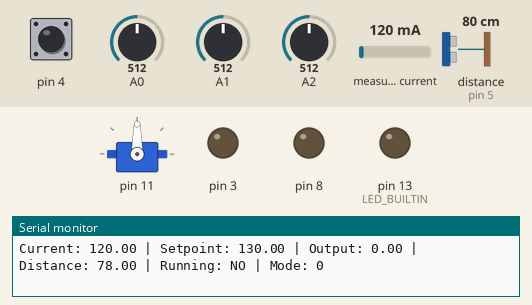
Bench run of a program on a simulated Arduino Uno, built with avr-gcc and run on an emulated ATmega328P. On the bench: servo, output pins drawn as LEDs (lit = HIGH), the last lines printed to the serial monitor. Wiring (inferred from the names in the program): ultrasonic range finder: trigger pin 6; echo pin 5. The test bench sets the inputs (shaded band); at power-on: pin 4 HIGH, distance to the obstacle (sensor on pin 5) 80 cm, measured current 120 mA, A1 = 512, A0 = 512, A2 = 512. The echo pulse lasts 58.3 µs per cm; pins used as bus, display or sensor lines are not drawn.

Above: at 1.2 s.
1.3 s: pin 4 pulled LOW for 0.15 s
At 1.8 s:
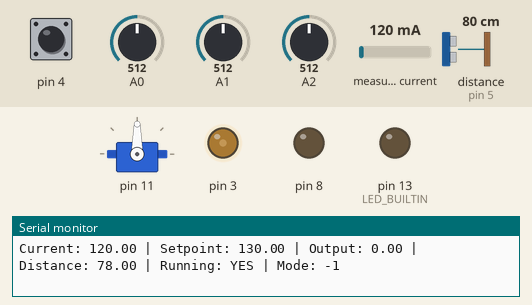
3.0 s: distance to the obstacle (sensor on pin 5) set to 15 cm
6.0 s: distance to the obstacle (sensor on pin 5) set to 11 cm
At 6.5 s:
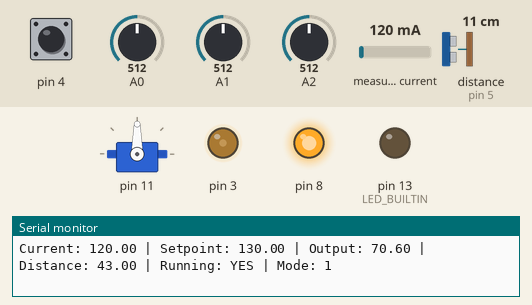
9.0 s: measured current set to 40 mA
12.0 s: measured current set to 500 mA
15.0 s: A1 set to 716
At 17.26 s:
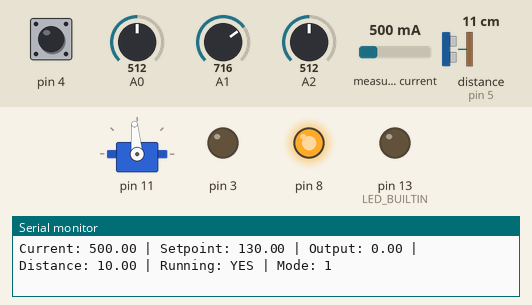
Timing chart, 0 to 20.9 s (numbered marks = the images above; inputs shaded):
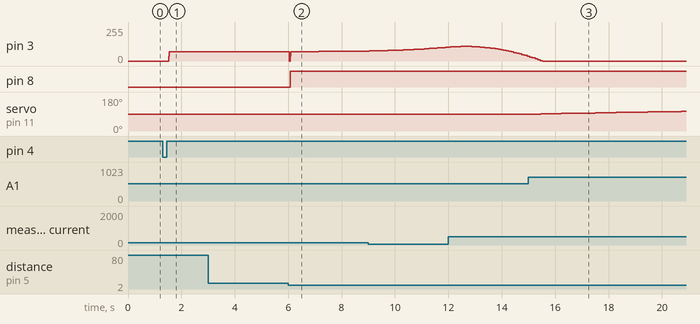

The program:

main.cpp
```cpp
#include <Arduino.h>
#include <Adafruit_INA219.h>
#include <movingAvg.h>
#include <Servo.h>

/**
 * @file main.cpp
 * @brief Sensor-controlled DC motor gripper with closed-loop grip force
 * @author Adil Wahab Bhatti
 * @version 4.1
 * @date 2026-09-03
 *
 * @description
 * Arduino gripper control system. An ultrasonic sensor decides when to close and
 * motor current is regulated to a setpoint to decide how hard, giving a grip that
 * holds without crushing. Pad force is sampled and filtered for logging but does
 * not feed the control loop. A joystick rotates the gripper and arms the system.
 *
 * @hardware
 * - Arduino Uno
 * - INA219 Current Sensor
 * - HC-SR04 Ultrasonic Sensor
 * - FSR Force Sensor
 * - Servo Motor
 * - DC Motor with Driver
 * - KY-023 Joystick Module
 *
 * @dependencies
 * - Adafruit_INA219 >= 1.2.3
 * - movingAvg >= 2.3.1
 * - Servo >= 1.2.1
 */

// ============================================================================
// CONFIGURATION & CONSTANTS
// ============================================================================

const bool DEBUG_ENABLED = true;

// Pin Definitions
namespace Pins
{
  const int SERVO = 11;
  const int MOTOR_PWM = 3;
  const int MOTOR_DIR = 8;
  const int FORCE_SENSOR = A0;
  const int ULTRASONIC_TRIG = 6;
  const int ULTRASONIC_ECHO = 5;
  const int JOYSTICK_X = A2;
  const int JOYSTICK_Y = A1;
  const int JOYSTICK_BUTTON = 4;
}

// System Limits & Thresholds
namespace Limits
{
  const int SERVO_MIN_ANGLE = 0;
  const int SERVO_MAX_ANGLE = 180;
  const int SERVO_START_ANGLE = 90;
  const int MOTOR_SPEED = 70;
  const int PWM_MIN = 0;
  const int PWM_MAX = 255;
  const float GRIP_DISTANCE_THRESHOLD = 12.0; // cm
  const float JOYSTICK_DEADZONE = 0.07;
  const float JOYSTICK_GRIP_THRESHOLD = 0.3;
  const float LOOSENING_TIMEOUT = 9000.0; // ms
}

// PID Controller Parameters
//
// All three gains are tunable. KP is the live one; KI and KD are currently zero:
//
//   - calculatePID() accumulates its result into the output, so the KP term
//     already supplies integral action. A KI term adds double-integral
//     behaviour on top of it.
//   - Current is smoothed by a 35-sample moving average and lags the true motor
//     current. Derivative action on a heavily filtered signal amplifies that lag
//     instead of damping the response.
//
// The gains carry units (PWM counts per mA of error, per iteration) and only
// mean anything against the real motor, gearbox and pad.
namespace PID
{
  const double KP = 0.02;     // tunable
  const double KI = 0.00;     // tunable
  const double KD = 0.000000; // tunable
  const float SETPOINT = 130.0; // mA
}

// Moving Average Buffer Sizes
namespace BufferSizes
{
  const int CURRENT = 35;
  const int FORCE = 20;
  const int DISTANCE = 100;
}

// ============================================================================
// TYPES & ENUMS
// ============================================================================

// TIGHTENING covers the whole closing-and-holding phase: the controller regulates
// continuously while an object is present and does not latch a separate held state.
enum class GripperMode
{
  OFF = 0,
  TIGHTENING = 1,
  LOOSENING = -1,
  LOOSENED = -2
};

struct SensorData
{
  float current = 0.0;
  float avgCurrent = 0.0;
  float distance = 0.0;
  float avgDistance = 0.0;
  int force = 0;
  int avgForce = 0;
  float joystickX = 0.0;
  float joystickY = 0.0;
  bool buttonPressed = false;
};

struct SystemState
{
  bool running = false;
  GripperMode gripperMode = GripperMode::OFF;
  float servoAngle = Limits::SERVO_START_ANGLE;
  double pidOutput = 0.0;
  double error = 0.0;
  double prevError = 0.0;
  double integral = 0.0;
  unsigned long currentTime = 0;
  unsigned long prevTime = 0;
  float deltaTimeMs = 0.0; // milliseconds; KI and KD are scaled in these units
  float looseningTime = 0.0; // milliseconds
};

// ============================================================================
// GLOBAL OBJECTS
// ============================================================================

Adafruit_INA219 currentSensor;
Servo servoMotor;
movingAvg currentFilter(BufferSizes::CURRENT);
movingAvg forceFilter(BufferSizes::FORCE);
movingAvg distanceFilter(BufferSizes::DISTANCE);

SensorData sensors;
SystemState state;

// ============================================================================
// UTILITY FUNCTIONS
// ============================================================================

float readUltrasonicDistance(int trigPin, int echoPin)
{
  digitalWrite(trigPin, LOW);
  delayMicroseconds(2);
  digitalWrite(trigPin, HIGH);
  delayMicroseconds(10);
  digitalWrite(trigPin, LOW);

  // Timeout caps the blocking wait: the HC-SR04's ~4 m ceiling is a ~23 ms
  // round trip, so 25 ms bounds the loop instead of pulseIn's 1 s default.
  long duration = pulseIn(echoPin, HIGH, 25000UL);
  if (duration == 0)
  {
    return 0.0; // No echo within range; treated as "no reading" by the caller.
  }
  return (duration * 0.034) / 2.0;
}

float getJoystickRatio(int pin)
{
  float rawValue = analogRead(pin);
  return (rawValue * 2.0 / 1023.0) - 1.0;
}

void updateSensors()
{
  sensors.current = currentSensor.getCurrent_mA();
  if (sensors.current != 0)
  {
    sensors.avgCurrent = currentFilter.reading(sensors.current);
  }

  sensors.distance = readUltrasonicDistance(Pins::ULTRASONIC_TRIG, Pins::ULTRASONIC_ECHO);
  if (sensors.distance != 0)
  {
    sensors.avgDistance = distanceFilter.reading(sensors.distance);
  }

  sensors.force = analogRead(Pins::FORCE_SENSOR);
  sensors.avgForce = forceFilter.reading(sensors.force);

  sensors.joystickX = getJoystickRatio(Pins::JOYSTICK_X);
  sensors.joystickY = getJoystickRatio(Pins::JOYSTICK_Y);
  sensors.buttonPressed = (digitalRead(Pins::JOYSTICK_BUTTON) == LOW);
}

void updateTiming()
{
  state.prevTime = state.currentTime;
  state.currentTime = micros();
  state.deltaTimeMs = (state.currentTime - state.prevTime) / 1000.0;
}

/**
 * Incremental (velocity-form) controller: the result is added to the previous
 * output rather than written to it, which shifts the order of action of every
 * term by one.
 *
 *   KP term -> integral action    (accumulating a proportional term integrates)
 *   KI term -> double-integral action
 *   KD term -> proportional action
 *
 * With KI and KD at zero the loop runs as pure integral action with gain KP,
 * driving steady-state current error to zero and holding the grip. A true
 * velocity-form PI would take the proportional part as KP * (error - prevError).
 *
 * constrain() clamps the accumulator itself, bounding integral wind-up in place
 * rather than only limiting what reaches the motor.
 */
void calculatePID()
{
  state.prevError = state.error;
  state.error = PID::SETPOINT - sensors.avgCurrent;

  double proportional = PID::KP * state.error;
  state.integral += PID::KI * state.error * state.deltaTimeMs;

  // KD is applied before the division, so a zero interval evaluates 0.0 / 0.0 as
  // NaN rather than zero, and NaN survives constrain() to reach analogWrite().
  double derivative = 0.0;
  if (state.deltaTimeMs > 0.0)
  {
    derivative = PID::KD * (state.error - state.prevError) / state.deltaTimeMs;
  }

  double pidValue = proportional + state.integral + derivative;
  state.pidOutput += pidValue;
  state.pidOutput = constrain(state.pidOutput, Limits::PWM_MIN, Limits::PWM_MAX);
}

// ============================================================================
// MOTOR CONTROL
// ============================================================================

void stopGripper()
{
  analogWrite(Pins::MOTOR_PWM, 0);
}

void startTightening()
{
  stopGripper();
  delay(25);

  state.gripperMode = GripperMode::TIGHTENING;
  digitalWrite(Pins::MOTOR_DIR, HIGH);

  analogWrite(Pins::MOTOR_PWM, Limits::MOTOR_SPEED * 0.5);
  delay(25);
  analogWrite(Pins::MOTOR_PWM, Limits::MOTOR_SPEED);
  delay(25);

  state.integral = 0;
  state.pidOutput = Limits::MOTOR_SPEED;
}

void startLoosening()
{
  stopGripper();
  delay(25);

  state.gripperMode = GripperMode::LOOSENING;
  digitalWrite(Pins::MOTOR_DIR, LOW);

  analogWrite(Pins::MOTOR_PWM, Limits::MOTOR_SPEED * 0.5);
  delay(25);
  analogWrite(Pins::MOTOR_PWM, Limits::MOTOR_SPEED);

  state.looseningTime = 0;
}

void controlGripper()
{
  // Triggers on the instantaneous reading; the 100-sample distance average adds
  // roughly a second of lag to a grip trigger and is kept for logging only. The
  // > 0 guard is required because readUltrasonicDistance() returns 0.0 on echo
  // timeout, which is below the threshold and would otherwise clamp the gripper
  // shut whenever the ultrasonic sensor drops out.
  bool objectInRange = (sensors.distance > 0.0) &&
                       (sensors.distance < Limits::GRIP_DISTANCE_THRESHOLD) &&
                       (abs(sensors.joystickX) < Limits::JOYSTICK_GRIP_THRESHOLD);

  if (objectInRange)
  {
    if (state.gripperMode != GripperMode::TIGHTENING)
    {
      startTightening();
    }
    else
    {
      calculatePID();
      analogWrite(Pins::MOTOR_PWM, state.pidOutput);
      delay(10);
    }
  }
  else if (state.gripperMode != GripperMode::LOOSENED)
  {
    if (state.gripperMode != GripperMode::LOOSENING)
    {
      startLoosening();
    }
    else
    {
      state.looseningTime += state.deltaTimeMs;
      if (state.looseningTime > Limits::LOOSENING_TIMEOUT)
      {
        state.gripperMode = GripperMode::LOOSENED;
        stopGripper();
        state.servoAngle = Limits::SERVO_START_ANGLE;
        servoMotor.write(state.servoAngle);
      }
    }
  }
}

void controlServo()
{
  if (abs(sensors.joystickY) > Limits::JOYSTICK_DEADZONE)
  {
    state.servoAngle += (sensors.joystickY * 0.6);
    state.servoAngle = constrain(state.servoAngle, Limits::SERVO_MIN_ANGLE, Limits::SERVO_MAX_ANGLE);
    servoMotor.write(state.servoAngle);
  }
}

void handleSystemToggle()
{
  static bool prevButtonState = false;

  if (sensors.buttonPressed && !prevButtonState)
  {
    state.running = !state.running;

    while (digitalRead(Pins::JOYSTICK_BUTTON) == LOW)
    {
      delay(10);
    }
    delay(50);
  }

  prevButtonState = sensors.buttonPressed;

  if (!state.running && state.gripperMode != GripperMode::OFF)
  {
    state.gripperMode = GripperMode::OFF;
    stopGripper();
  }
}

// ============================================================================
// DEBUG
// ============================================================================

void printDebugInfo()
{
  if (!DEBUG_ENABLED)
    return;

  Serial.print("Current: ");
  Serial.print(sensors.avgCurrent);
  Serial.print(" | Setpoint: ");
  Serial.print(PID::SETPOINT);
  Serial.print(" | Output: ");
  Serial.print(state.pidOutput);
  Serial.print(" | Distance: ");
  Serial.print(sensors.avgDistance);
  Serial.print(" | Running: ");
  Serial.print(state.running ? "YES" : "NO");
  Serial.print(" | Mode: ");
  Serial.println(static_cast<int>(state.gripperMode));
}

// ============================================================================
// SETUP & LOOP
// ============================================================================

void setup()
{
  if (DEBUG_ENABLED)
  {
    Serial.begin(9600);
    while (!Serial)
      delay(1);
    Serial.println("=== Gripper Control System Initializing ===");
  }

  if (!currentSensor.begin())
  {
    if (DEBUG_ENABLED)
      Serial.println("ERROR: INA219 initialization failed!");
  }
  else if (DEBUG_ENABLED)
  {
    Serial.println("✓ Current sensor initialized");
  }
  currentFilter.begin();

  if (!servoMotor.attach(Pins::SERVO))
  {
    if (DEBUG_ENABLED)
      Serial.println("ERROR: Servo initialization failed!");
  }
  else if (DEBUG_ENABLED)
  {
    Serial.println("✓ Servo motor initialized");
  }

  servoMotor.write(state.servoAngle);
  while (servoMotor.read() != state.servoAngle)
    delay(10);

  pinMode(Pins::MOTOR_PWM, OUTPUT);
  pinMode(Pins::MOTOR_DIR, OUTPUT);
  pinMode(Pins::FORCE_SENSOR, INPUT);
  forceFilter.begin();
  pinMode(Pins::ULTRASONIC_TRIG, OUTPUT);
  pinMode(Pins::ULTRASONIC_ECHO, INPUT);
  distanceFilter.begin();
  pinMode(Pins::JOYSTICK_X, INPUT);
  pinMode(Pins::JOYSTICK_Y, INPUT);
  pinMode(Pins::JOYSTICK_BUTTON, INPUT_PULLUP);
  pinMode(LED_BUILTIN, OUTPUT);
  digitalWrite(LED_BUILTIN, LOW);

  if (DEBUG_ENABLED)
    Serial.println("=== System Ready ===");
}

void loop()
{
  updateSensors();
  updateTiming();
  handleSystemToggle();

  if (state.running)
  {
    controlGripper();
    controlServo();
  }

  printDebugInfo();
  delay(10);
}
```

Measured:
- the behaviour switches between 13 and 12 cm on distance to the obstacle (sensor on pin 5) (found by bisection; images 1 and 2)
- after the input at 1.3 s, pin 3: 0/255 → 70/255 after 0.23 s
- after the input at 6.0 s, pin 3: moves from 70/255 to 75/255 over 2.0 s, starting after 0.66 s; pin 8: LOW → HIGH after 0.07 s
- after the input at 15.0 s, servo on pin 11: moves from 90° to 104° over 5.3 s, starting after 0.45 s
